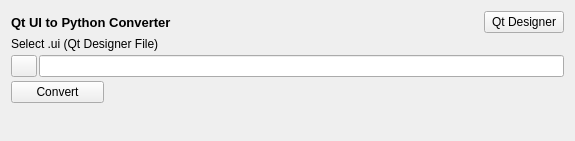
<?xml version="1.0" encoding="UTF-8"?>
<ui version="4.0">
 <class>Form</class>
 <widget class="QWidget" name="Form">
  <property name="geometry">
   <rect>
    <x>0</x>
    <y>0</y>
    <width>575</width>
    <height>141</height>
   </rect>
  </property>
  <property name="windowTitle">
   <string>Form</string>
  </property>
  <layout class="QGridLayout" name="gridLayout">
   <property name="horizontalSpacing">
    <number>2</number>
   </property>
   <property name="verticalSpacing">
    <number>4</number>
   </property>
   <item row="5" column="0" colspan="4">
    <spacer name="verticalSpacer_2">
     <property name="orientation">
      <enum>Qt::Vertical</enum>
     </property>
     <property name="sizeHint" stdset="0">
      <size>
       <width>196</width>
       <height>8</height>
      </size>
     </property>
    </spacer>
   </item>
   <item row="0" column="0" colspan="3">
    <widget class="QLabel" name="label">
     <property name="sizePolicy">
      <sizepolicy hsizetype="Expanding" vsizetype="Preferred">
       <horstretch>0</horstretch>
       <verstretch>0</verstretch>
      </sizepolicy>
     </property>
     <property name="font">
      <font>
       <pointsize>10</pointsize>
       <weight>75</weight>
       <bold>true</bold>
      </font>
     </property>
     <property name="text">
      <string>Qt UI to Python Converter</string>
     </property>
    </widget>
   </item>
   <item row="0" column="5">
    <widget class="QPushButton" name="b_qt_designer">
     <property name="text">
      <string>Qt Designer</string>
     </property>
    </widget>
   </item>
   <item row="4" column="0" colspan="2">
    <widget class="QPushButton" name="b_convert">
     <property name="text">
      <string>Convert</string>
     </property>
    </widget>
   </item>
   <item row="0" column="4">
    <spacer name="horizontalSpacer">
     <property name="orientation">
      <enum>Qt::Horizontal</enum>
     </property>
     <property name="sizeHint" stdset="0">
      <size>
       <width>40</width>
       <height>20</height>
      </size>
     </property>
    </spacer>
   </item>
   <item row="2" column="0">
    <widget class="QPushButton" name="b_open">
     <property name="maximumSize">
      <size>
       <width>26</width>
       <height>16777215</height>
      </size>
     </property>
     <property name="text">
      <string/>
     </property>
     <property name="icon">
      <iconset>
       <normaloff>../../img/file_open.png</normaloff>../../img/file_open.png</iconset>
     </property>
    </widget>
   </item>
   <item row="2" column="1" colspan="5">
    <widget class="QLineEdit" name="le_path"/>
   </item>
   <item row="1" column="0" colspan="5">
    <widget class="QLabel" name="label_2">
     <property name="text">
      <string>Select .ui (Qt Designer File)</string>
     </property>
    </widget>
   </item>
   <item row="4" column="2" colspan="4">
    <widget class="QLabel" name="l_result">
     <property name="text">
      <string/>
     </property>
    </widget>
   </item>
  </layout>
 </widget>
 <resources/>
 <connections/>
</ui>
